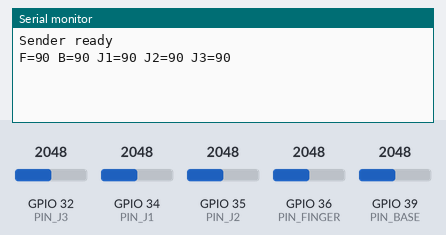
Simulated run of this sketch. Board: ESP32. On the bench: the last lines printed to the serial monitor. The test bench sets the inputs (shaded band); at power-on: GPIO 32 (PIN_J3) = 2048, GPIO 34 (PIN_J1) = 2048, GPIO 35 (PIN_J2) = 2048, GPIO 36 (PIN_FINGER) = 2048, GPIO 39 (PIN_BASE) = 2048 (analog values on the 0–4095 scale).

Above: at 1.2 s.
1.3 s: GPIO 32 (PIN_J3) set to 2866
At 2.1 s:
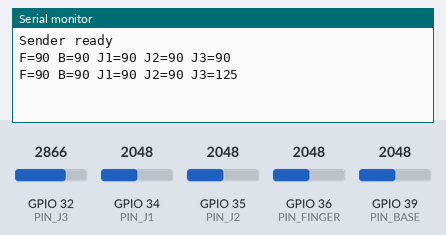
2.8 s: GPIO 34 (PIN_J1) set to 2866
At 3.7 s:
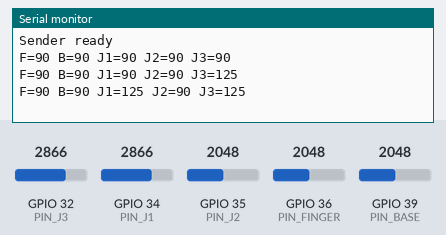
4.3 s: GPIO 35 (PIN_J2) set to 2866
At 5.3 s:
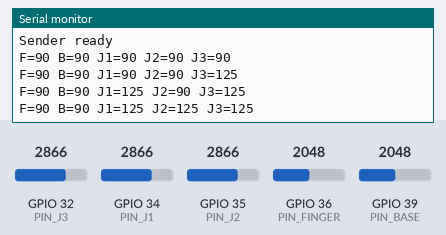
5.8 s: GPIO 36 (PIN_FINGER) set to 2866
At 6.9 s:
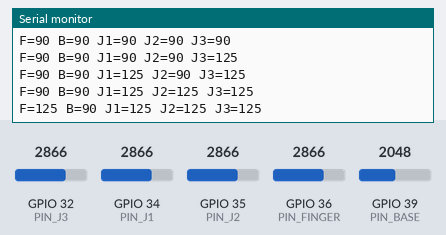
7.3 s: GPIO 39 (PIN_BASE) set to 2866
At 8.5 s:
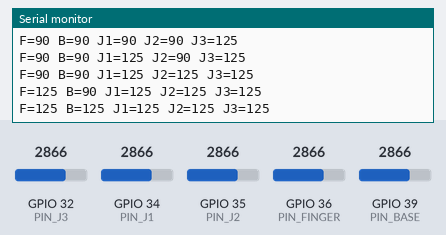
8.8 s: GPIO 32 (PIN_J3) set to 3972
At 10.1 s:
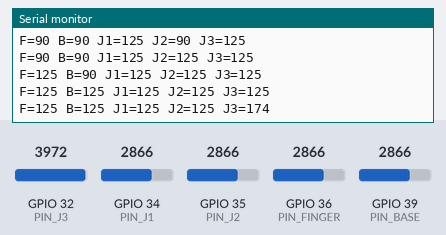

Measured:
- after the input at 1.3 s, the serial monitor: prints a new line at once (image 1)
- after the input at 2.8 s, the serial monitor: prints a new line after 0.05 s (image 2)
- after the input at 4.3 s, the serial monitor: prints a new line after 0.06 s (image 3)
- after the input at 5.8 s, the serial monitor: prints a new line after 0.07 s (image 4)
- after the input at 7.3 s, the serial monitor: prints a new line at once (image 5)
- after the input at 8.8 s, the serial monitor: prints a new line at once (image 6)

The sketch:

esp32.ino
```cpp
#include <WiFi.h>
#include <esp_now.h>
#include <esp_wifi.h>  // ← needed for esp_wifi_set_channel

uint8_t receiverMAC[] = {0xE0, 0x98, 0x06, 0xA9, 0x78, 0x9B};

#define PIN_FINGER 36
#define PIN_BASE   39
#define PIN_J1     34
#define PIN_J2     35
#define PIN_J3     32

typedef struct {
  int finger;
  int base;
  int j1;
  int j2;
  int j3;
} JointData;

JointData toSend;
JointData lastSent;

int smoothRead(int pin) {
  long sum = 0;
  for (int i = 0; i < 16; i++) {
    sum += analogRead(pin);
    delayMicroseconds(50);
  }
  return sum / 16;
}

int readAngle(int pin) {
  return map(smoothRead(pin), 0, 4095, 0, 180);
}

bool anyChanged(JointData &a, JointData &b, int threshold = 2) {
  return abs(a.finger - b.finger) > threshold
      || abs(a.base   - b.base)   > threshold
      || abs(a.j1     - b.j1)     > threshold
      || abs(a.j2     - b.j2)     > threshold
      || abs(a.j3     - b.j3)     > threshold;
}

void OnDataSent(const wifi_tx_info_t *info, esp_now_send_status_t status) { }

void setup() {
  Serial.begin(115200);
  analogReadResolution(12);
  WiFi.mode(WIFI_STA);

  if (esp_now_init() != ESP_OK) {
    Serial.println("ESP-NOW init failed");
    while (true);
  }

  esp_wifi_set_channel(1, WIFI_SECOND_CHAN_NONE);  // ← after init, not before

  esp_now_register_send_cb(OnDataSent);

  esp_now_peer_info_t peer = {};
  memcpy(peer.peer_addr, receiverMAC, 6);
  peer.channel = 1;      // ← match the forced channel
  peer.encrypt = false;

  if (esp_now_add_peer(&peer) != ESP_OK) {
    Serial.println("Add peer failed");
    while (true);
  }

  Serial.println("Sender ready");
}

void loop() {
  toSend.finger = readAngle(PIN_FINGER);
  toSend.base   = readAngle(PIN_BASE);
  toSend.j1     = readAngle(PIN_J1);
  toSend.j2     = readAngle(PIN_J2);
  toSend.j3     = readAngle(PIN_J3);

  if (anyChanged(toSend, lastSent)) {
    esp_now_send(receiverMAC, (uint8_t *)&toSend, sizeof(toSend));
    lastSent = toSend;
    Serial.printf("F=%d B=%d J1=%d J2=%d J3=%d\n",
      toSend.finger, toSend.base,
      toSend.j1, toSend.j2, toSend.j3);
  }

  delay(50);
}
```
